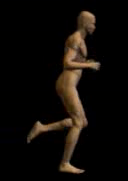
#> input picture frame 3 of male-runner.avi, 128 x 181 px
$ python Gait_Test.py
#> lines starting #> are read from the running program, lines starting #| are printed output that depends on the picture; after the words box and inside, x2 and y2 are one past the last pixel; in counts of white or black regions, pixels touching at a corner belong together
import cv2
import numpy as np

cap = cv2.VideoCapture('male-runner.avi')
no_of_frames = int(cap.get(cv2.CAP_PROP_FRAME_COUNT))

while cap.isOpened():
    ret, frame = cap.read()
#> frame is the input picture: shape (181, 128, 3); mean B, G, R 8.1, 11.7, 15.8
    frame = cv2.cvtColor(frame, cv2.COLOR_BGR2GRAY)
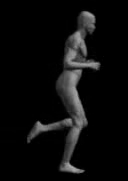
#> frame: shape (181, 128); min 0, max 173, mean 12.5
    GG_frame = cv2.GaussianBlur(frame, (5,5), 0)
    TGG_frame = cv2.threshold(GG_frame, 45, 255, cv2.THRESH_BINARY)[1]
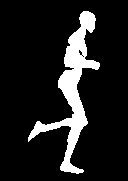
#> TGG_frame: shape (181, 128); 12.2% white; 1 white region, box (x1, y1, x2, y2) and area: (28, 11, 100, 174) 2815
    #TGG_frame = cv2.erode(TGG_frame, None, iterations = 2)
    #TGG_frame = cv2.dilate(TGG_frame, None, iterations = 2)
    cv2.imshow('Tgg', TGG_frame)

cap.release()
cv2.destroyAllWindows()

$ run again, starting later in the video
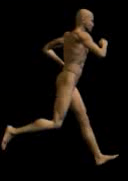
#> input picture frame 13 of male-runner.avi, 128 x 181 px
#> frame is the input picture: shape (181, 128, 3); mean B, G, R 9.9, 14.4, 19.4
#> `frame = cv2.cvtColor(frame, cv2.COLOR_BGR2GRAY)`:
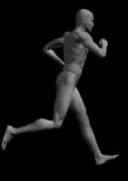
#> frame: shape (181, 128); min 0, max 171, mean 15.4
#> `TGG_frame = cv2.threshold(GG_frame, 45, 255, cv2.THRESH_BINARY)[1]`:
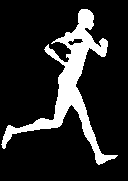
#> TGG_frame: shape (181, 128); 15.3% white; 1 white region, box (x1, y1, x2, y2) and area: (1, 9, 118, 165) 3555

$ run again, starting later in the video
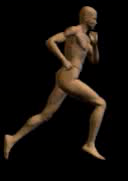
#> input picture frame 24 of male-runner.avi, 128 x 181 px
#> frame is the input picture: shape (181, 128, 3); mean B, G, R 10.6, 15.1, 20.4
#> `frame = cv2.cvtColor(frame, cv2.COLOR_BGR2GRAY)`:
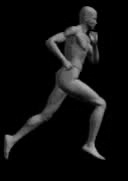
#> frame: shape (181, 128); min 0, max 180, mean 16.2
#> `TGG_frame = cv2.threshold(GG_frame, 45, 255, cv2.THRESH_BINARY)[1]`:
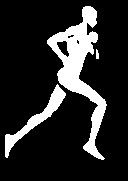
#> TGG_frame: shape (181, 128); 15.8% white; 3 white regions, box (x1, y1, x2, y2) and area: (47, 6, 107, 160) 2817, (5, 84, 66, 158) 823, (96, 49, 99, 59) 25
